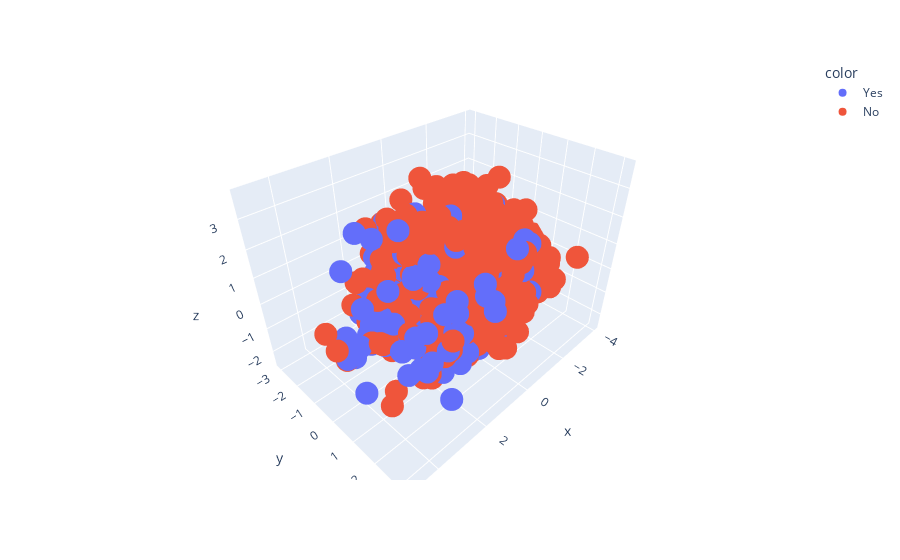

The notebook cell this image was saved under:
### Code cell
px.scatter_3d(x=FAMD_components[:,0], y=FAMD_components[:,1], z=FAMD_components[:,2], color=df['Resign Status'])

### Figure 1 — Plotly figure (JSON) as saved in the notebook; plotly's stock layout.template omitted (floating-point values rounded to 4 significant figures; data arrays with more than 128 entries replaced by an {"elided": "..."} marker saying what was removed)
{"data": [{"hovertemplate": "color=Yes<br>x=%{x}<br>y=%{y}<br>z=%{z}<extra></extra>", "legendgroup": "Yes", "marker": {"color": "#636efa", "symbol": "circle"}, "mode": "markers", "name": "Yes", "scene": "scene", "showlegend": true, "type": "scatter3d", "x": {"elided": "237 float values"}, "y": {"elided": "237 float values"}, "z": {"elided": "237 float values"}}, {"hovertemplate": "color=No<br>x=%{x}<br>y=%{y}<br>z=%{z}<extra></extra>", "legendgroup": "No", "marker": {"color": "#EF553B", "symbol": "circle"}, "mode": "markers", "name": "No", "scene": "scene", "showlegend": true, "type": "scatter3d", "x": {"elided": "1233 float values"}, "y": {"elided": "1233 float values"}, "z": {"elided": "1233 float values"}}], "layout": {"legend": {"title": {"text": "color"}, "tracegroupgap": 0}, "margin": {"t": 60}, "scene": {"domain": {"x": [0, 1], "y": [0, 1]}, "xaxis": {"title": {"text": "x"}}, "yaxis": {"title": {"text": "y"}}, "zaxis": {"title": {"text": "z"}}}}}
